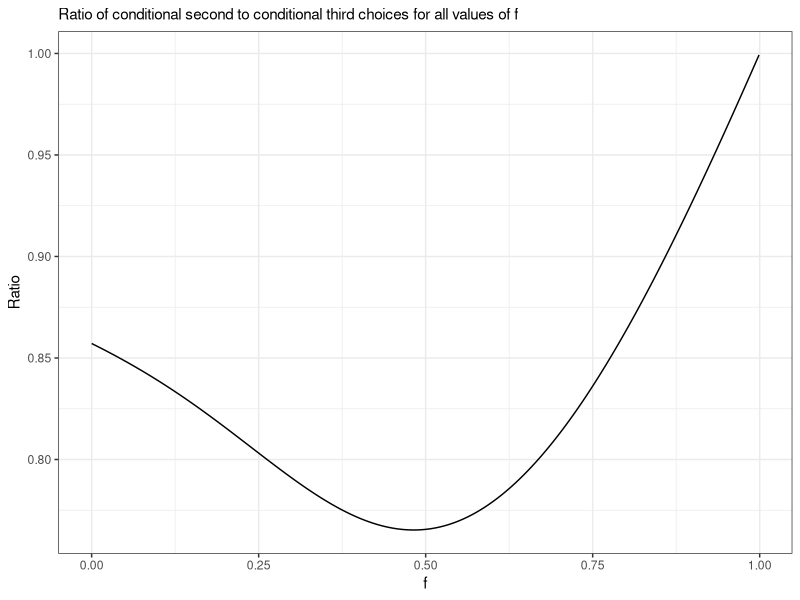

This figure's R source: (Note: this script raises an error after producing the figure.)
## ---- chunk 1
knitr::opts_chunk$set(echo = TRUE)
## ---- chunk 2
library(ggplot2)
x <- vector()
## ---- chunk 3
b <- function(r, n, f){
  for (i in r:n)
    x[i] <- choose(n-1, i-1)*(1-f)^(i-1)*f^(n-i)/i
  return(sum(x, na.rm = TRUE))
}

p <- function(n, f){
  for (i in 1:n)
    x[i] <- b(i, n, f)
  return(x)
}

## ---- chunk 4
c2c3ratio <- function(n, f){
  x <- p(n,f)
  x[n+1] <- (x[2]/(1-x[1]))/(x[3]/(1-x[1]-x[2]))
  return(x[n+1])
}

## ---- chunk 5
#Set the value of n
n <- 8

# Create a vector of values of f
s <- seq(0,.99999, by=.001) 

# The function calculating c(2)/c(3) for each value in vector s
Ratio <- function(n){
  for (i in 1:length(s)) 
    x[i] <- c2c3ratio(n,s[i])
  return(x)
}

# Create a vector of c(2)/c(3) ratios for all values of f where n = n
v <- Ratio(n)

# Draw the function for n = n
v <- as.data.frame(v)
ggplot(v,aes(s,v)) + 
  geom_line()+
  labs(subtitle="Ratio of conditional second to conditional third choices for all values of f", 
       x="f", 
       y="Ratio"
       ) +
  theme_bw()

## ---- chunk 6
optimise(f=c2c3ratio, c(0,1), maximum = FALSE, n=n)
## ---- chunk 7
n3 <- Ratio(3)
n4 <- Ratio(4)
n8 <- Ratio(8)
n10 <- Ratio(10)
n20 <- Ratio(20)
n50 <- Ratio(50)
n100 <- Ratio(100)
n250 <- Ratio(250)
## ---- chunk 8
n3 <- as.data.frame(cbind(n3,s))
n4 <- as.data.frame(cbind(n4,s))
n8 <- as.data.frame(cbind(n8,s))
n10 <- as.data.frame(cbind(n10,s))
n20 <- as.data.frame(cbind(n20,s))
n50 <- as.data.frame(cbind(n50,s))
n100 <- as.data.frame(cbind(n100,s))
n250 <- as.data.frame(cbind(n250,s))

## ---- chunk 9
ggplot()+
  #geom_line(data = n3, aes(y=n3, x=s))+
  geom_line(data = n4, aes(y=n4, x=s))+
  geom_line(data = n5, aes(y=n5, x=s))+
  geom_line(data = n6, aes(y=n6, x=s))+
  geom_line(data = n7, aes(y=n7, x=s))+
  geom_line(data = n8, aes(y=n8, x=s))+
  geom_line(data = n10, aes(y=n10, x=s))+
  geom_line(data = n20, aes(y=n20, x=s))+
  geom_line(data = n50, aes(y=n50, x=s))+
  geom_line(data = n100, aes(y=n100, x=s))+
  geom_line(data = n250, aes(y=n250, x=s))+
  labs(subtitle="Ratio of conditional second to conditional third choices for all values of f",        x="f",        y="Ratio"       ) +
  theme_bw()



## ---- chunk 10
test <- c(3,4,10,20,50,100,200,300,400,500,1000)
ratio <- c(n_3,n_4,n_10,n_20,n_50,n_100,n_200,n_300,n_400,n_500,n_1000)
data <- data.frame()
for (i in 1:length(test)){
  c <- data.frame(f = s, ratio = ratio, n=test[i])
  data <- rbind(data,c)
}
